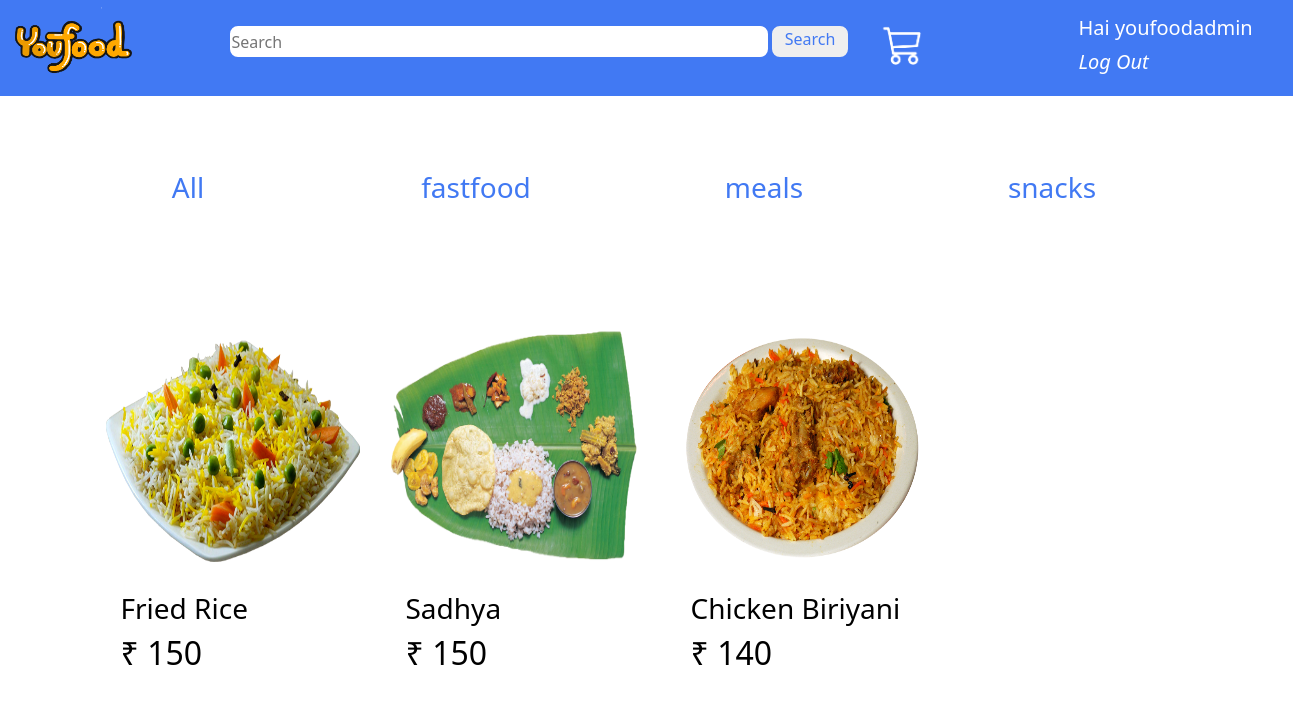
The app's page /categoryfun/meals (signed in) with its own data.
### youfood/models.py (models this page shows, shortened)
class category(models.Model):
    name=models.CharField(max_length=15,unique=True)
    image=models.ImageField(upload_to="img/")

class item(models.Model):
    name=models.CharField(max_length=50,unique=True,blank=False)
    image=models.ImageField(upload_to="img/")
    description=models.TextField(max_length=600)
    price=models.IntegerField()
    category=models.ForeignKey(category,on_delete=models.CASCADE)

### youfood/views.py (the view)
# urls.py: path('categoryfun/<str:categoryName>',views.categoryfun,name="categoryfun"),
def categoryfun(request,categoryName):
    category_data=category.objects.all()
    if categoryName=="all":
        item_data=item.objects.all()
    else:
        item_data=item.objects.filter(category__name=categoryName)
    return render(request,"category.html",{'catdata':category_data,'idata':item_data})

### templates/category.html
{% extends 'index.html' %}
{% block content %}
{% load static %}
<div class="container">
    <div class="row">
        {% for i in idata %}
        <div class="col-lg-3 col-md-3 col-sm-4 col-6">
            <a href="{% url 'productfun' productName=i.name %}">
                <div class="item-card">
                <img src="{{i.image.url}}" alt="food">
                <h3>{{i.name}}</h3>
                <h2>₹ {{i.price}}</h2>
            </div></a>
        </div>
        {% endfor %}
    </div>
</div>
{% endblock content %}

### templates/index.html (shortened to what this page needs)
{% load static %}
<!doctype html>
<html lang="en">
  <head>
    <link href="https://cdn.jsdelivr.net/npm/bootstrap@5.1.0/dist/css/bootstrap.min.css" rel="stylesheet">
    <link rel="stylesheet" href="{% static 'styles/style.css' %}" type="text/css">
  </head>
  <body>
    <div class="container-fluid">
        <div class="row">
            <div class="col-lg-12 my-banner">
                <div class="row">
                  <div class="col-lg-2 col-md-2 col-sm-2 col-2 p-0">
                    <a href="{% url 'mainfun' %}"><img src="{% static 'img/youfood_icon.png' %}" alt="logo" id="logo"></a>
                  </div>
                  <div class="col-lg-6 col-md-6 col-sm-6 col-6 pt-4">
                    <form class="searchform d-flex" action="searchfun" method="GET">
                      <input type="search" placeholder="Search" name="search">
                      <button type="submit"><span class="search-text">Search</span><span><i><img class="search-icon" src="{% static 'img/search_icon.png' %}" alt=""></i></span></button>
                    </form>
                  </div>
                  <div class="col-lg-2 col-md-2 col-sm-2 col-2">
                    <a href="{% url 'cartshow' %}"><i><img class="cart-icon mt-3" src="{% static 'img/cart.png' %}" alt="cart_icon"></i></a>
                  </div>
                  <div class="col-lg-2 col-md-2 col-sm-2 col-2 p-0">
                    {% if user.is_authenticated %}
                    <table>
                      <tr><td><h6 class="user-icon" style="margin-top: 15px;">Hai {{user.username}}</h6></td></tr>
                      <tr><td><a href="{% url 'logoutfun' %}"><i><h6 class="user-icon">Log Out</h6></i></a></td></tr>
                    </table>
                    {% else %}
                    <a href="{% url 'loginfun' %}"><i><h6 class="user-icon">Log In</h6></i></a>
                    {% endif %}
                  </div>
                </div>
            </div>
        </div>
        <div class="row">
          <div class="col-lg-12 col-md-12 col-sm-12 col-12 category-section">
              <ul>
                <li><a href="{% url 'categoryfun' categoryName='all' %}"><button onclick="categoryButton(this)" class="category-btn"><h3>All</h3></button></a></li>
                {% for c in catdata %}
                <li><a href="{% url 'categoryfun' categoryName=c.name %}"><button onclick="categoryButton(this)" class="category-btn"><h3>{{c.name}}</h3></button></a></li>
                {% endfor %}
              </ul>
              </div>
          </div>
          {% block content %}{% endblock content %}
        </div>
  </body>
</html>

### static/styles/style.css (style rules this page uses)
.my-banner { height: 6rem; background-color: rgb(65, 121, 243); margin: 0px; }
#logo { width: 9rem; height: 8rem; }
.searchform input { width: 600px; height: 35px; border: 2px solid rgb(65, 121, 243); border-radius: 10px; }
.searchform button { width: 80px; height: 35px; border: 2px solid rgb(65, 121, 243); border-radius: 10px; color: rgb(65, 121, 243); }
.cart-icon { width: 4rem; height: 4rem; }
.user-icon { color: white; font-size: 20px; }
.category-btn { width: 10rem; height: 4rem; margin: 4rem; color: rgb(65, 121, 243); background: none; border-radius: 3rem; border: none; }
.category-section { overflow-x: auto; }
.category-section ul { display: flex; list-style-type: none; }
a { text-decoration: none; }
.item-card { width: 20rem; height: 24rem; padding-left: 1rem; padding-top: 1rem; margin-bottom: 3rem; border-radius: 20px; color: black; }
.item-card img { width: 16rem; height: 16rem; margin-bottom: 1rem; }
.item-card h3,h2 { margin-left: 1rem; }

### records on screen
category: name "fastfood"
category: name "meals"
category: name "snacks"
item: image (picture), name "Fried Rice", price "150"
item: image (picture), name "Sadhya", price "150"
item: image (picture), name "Chicken Biriyani", price "140"

### other values on screen
{{ user.username }} "youfoodadmin"
